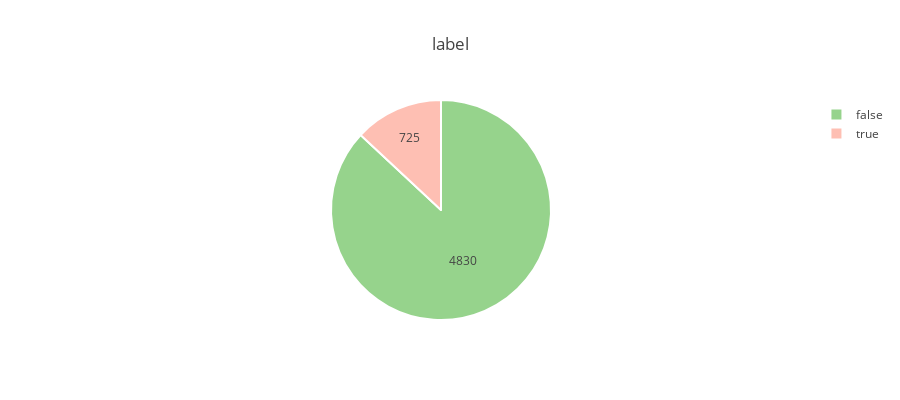

Write notebook code for a chart like this one.
### Code cell
y = df['label'].astype('uint8')
utils.exploreCat(df, 'label')

### Figure 1 — Plotly figure (JSON) as saved in the notebook; plotly's stock layout.template omitted (floating-point values rounded to 4 significant figures)
{"data": [{"hoverinfo": "all", "labels": [false, true], "marker": {"colors": ["#96D38C", "#FEBFB3"], "line": {"color": "#fff", "width": 2}}, "textfont": {"size": 12}, "textinfo": "value", "type": "pie", "uid": "c560dba4-a10f-11e8-9877-6c40089fb510", "values": [4830, 725]}], "layout": {"height": 400, "title": "label"}}
